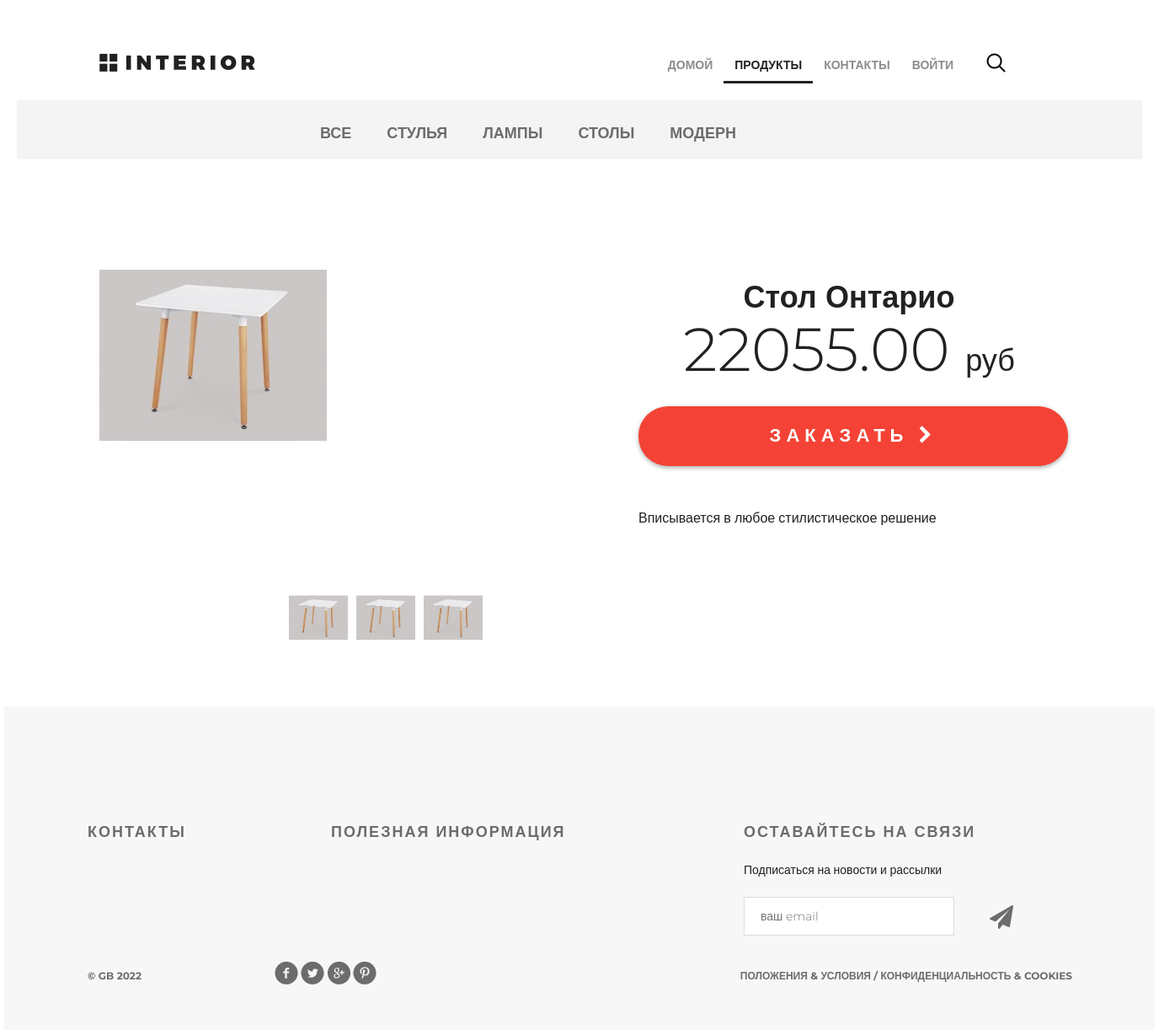
/products/product/21/, run on the app's committed database.
### mainapp/models.py (models this page shows, shortened)
class ProductCategory(models.Model):
    name = models.CharField(verbose_name="имя", max_length=64, unique=True, blank=True)
    description = models.TextField(verbose_name="описание", blank=True, null=True)
    is_active = models.BooleanField(verbose_name="активна", db_index=True, default=True)

class Product(models.Model):
    class Meta:
        ordering = ("-price", "name")
    name = models.CharField(verbose_name="имя", max_length=128, unique=True)
    description = models.TextField(verbose_name="описание", blank=True, null=True)
    category = models.ForeignKey(ProductCategory, on_delete=models.SET_NULL, null=True)
    short_description = models.TextField(
        verbose_name="короткое описание", max_length=64, blank=True
    )
    price = models.DecimalField(
        verbose_name="цена", max_digits=8, decimal_places=2, default=0
    )
    price_with_discount = models.DecimalField(
        verbose_name="цена со скидкой", max_digits=8, decimal_places=2, default=0
    )
    quantity = models.PositiveIntegerField(
        verbose_name="количество товаров на складе", default=0
    )
    image = models.ImageField(upload_to="products_image", blank=True)
    is_active = models.BooleanField(verbose_name="В каталоге", db_index=True, default=True)

### mainapp/views.py (the view)
# urls.py: path("product/<int:pk>/", views.product, name="product"),
def product(request, pk):
    title = "продукты"
    content = {
        "title": title,
        "links": ProductCategory.objects.all(),
        "product": get_object_or_404(Product, pk=pk),
    }
    return render(request, "mainapp/product.html", content)

### mainapp/context_processors.py (called while the page is built)
def cart(request):
    cart = []
    if request.user.is_authenticated:
        cart = Cart.objects.filter(user=request.user)
    return {
        "cart": cart,
    }

### templates/mainapp/product.html (shortened to what this page needs)
{% extends 'mainapp/base.html' %}
{% load static %}
{% block menu %}
<div class="hero-white">
  <div class="header clearfix">
    {% include 'mainapp/include/inc_menu.html' %}
  </div>
</div>
{% endblock %}
{% block content %}
    <div class="details">
        <div class="links clearfix">
            {% include 'mainapp/include/inc_categories_menu.html' %}
        </div>
        <div class="details-products">
            <div class="details-slider">
                <div class="slider-product">
                    <img src="/media/{{ product.image }}" alt="{{ product.short_desc }}">
                </div>
                <div class="slider-control">
                    <div class="block">
                        <a href="#"><img src="/media/{{ product.image }}" alt="вариант 1">
                        </a>
                    </div>
                    <div class="block">
                        <a href="#"><img src="/media/{{ product.image }}" alt="вариант 2">
                        </a>
                    </div>
                    <div class="block">
                        <a href="#"><img src="/media/{{ product.image }}" alt="вариант 3">
                        </a>
                    </div>
                </div>
            </div>
            <div class="description">
                <h3 class="big-bold">{{ product.name }}</h3>
                <br>
                <p class="price"> {{ product.price }} <span>руб</span></p>
                <a href="{% url 'cart:add_to_cart' product.pk %}" class="red-button">
                    заказать
                    <i class="fa fa-chevron-right" aria-hidden="true"></i>
                </a>
                <div class="description-text">
                    {{ product.description }}
                </div>
            </div>
        </div>
    </div>
    <div class="clr"></div>
{% endblock %}

### templates/mainapp/include/inc_categories_menu.html
<ul class="links-menu">
  <li>
      <a href="{% url 'products:category' 0 %}" class="{% if request.resolver_match.kwargs.pk == 0 %}active{% endif %}">
          все
      </a>
  </li>
  {% for link in links %}
      <li>
          <a href="{% url 'products:category' link.pk %}" class="{% if request.resolver_match.kwargs.pk|add:'0' == link.pk %}active{% endif %}">
              {{ link.name }}
          </a>
      </li>
  {% endfor %}
</ul>

### static/css/style.css (style rules this page uses)
* { margin: 0; padding: 0; }
body { font-family: 'Montserrat', sans-serif; }
html, body { height: 100%; }
.slider-control .block a img { width: 70px; }
.clr { height: 384px; }
.clearfix:after { content: ""; display: block; clear: both; }
.big-bold { color: #212121; font-size: 36px; font-weight: 700; text-align: left; margin-bottom: 24px; line-height: 36px; }
.hero-white { background-color: #fff; height: 119px; padding-left: 98px; padding-right: 211px; position: relative; }
.links { height: 70px; background-color: #f4f4f4; position: relative; padding-left: 360px; }
.links-menu { margin: 27px auto 0px; position: absolute; }
.links-menu li { float: left; list-style-type: none; padding-right: 42px; }
.links-menu li a { text-decoration: none; color: #6c6c6c; font-size: 18px; font-weight: 700; text-transform: uppercase; }
.details-products { padding-left: 98px; padding-right: 98px; margin-top: 98px; height: 551px; }
.details-slider { width: 570px; float: left; margin-right: 30px; }
.slider-product { width: 570px; height: 400px; }
.slider-control { width: 420px; height: 70px; margin: 11px auto 0px; padding-left: 150px }
.slider-control .block { height: 70px; width: 70px; position: relative; float: left; margin-right: 10px; }
.description { width: 535px; float: right; padding-left: 35px }
.description .big-bold { color: #212121; font-size: 36px; font-weight: 700; text-align: center; margin-top: 47px; margin-bottom: 0px; }
.description .price { color: #212121; font-size: 72px; font-weight: 300; line-height: 48px; text-align: center; }
.description .price span { color: #212121; font-size: 36px; font-weight: 300; line-height: 48px; text-align: center; }
.red-button { display: block; height: 71px; width: 510px; border-radius: 35px; background-color: #f44336; text-align: center; text-transform: uppercase; text-decoration: none; color: #ffffff; font-size: 22px; font-weight: 700; line-height: 24px; box-shadow: 0px 2px 4.85px 0.15px rgba(33, 33, 33, 0.35); line-height: 70px; letter-spacing: 6px; margin-top: 31px; }
.description-text { margin-top: 50px; color: #212121; font-size: 16px; font-weight: 300; line-height: 24px; text-align: left; }

### data on the page
ProductCategory: name "СТУЛЬЯ"
ProductCategory: name "ЛАМПЫ"
ProductCategory: name "СТОЛЫ"
ProductCategory: name "МОДЕРН"
Product: image (picture), name "Стол Онтарио", price "22055.00", description "Вписывается в любое стилистическое решение"
